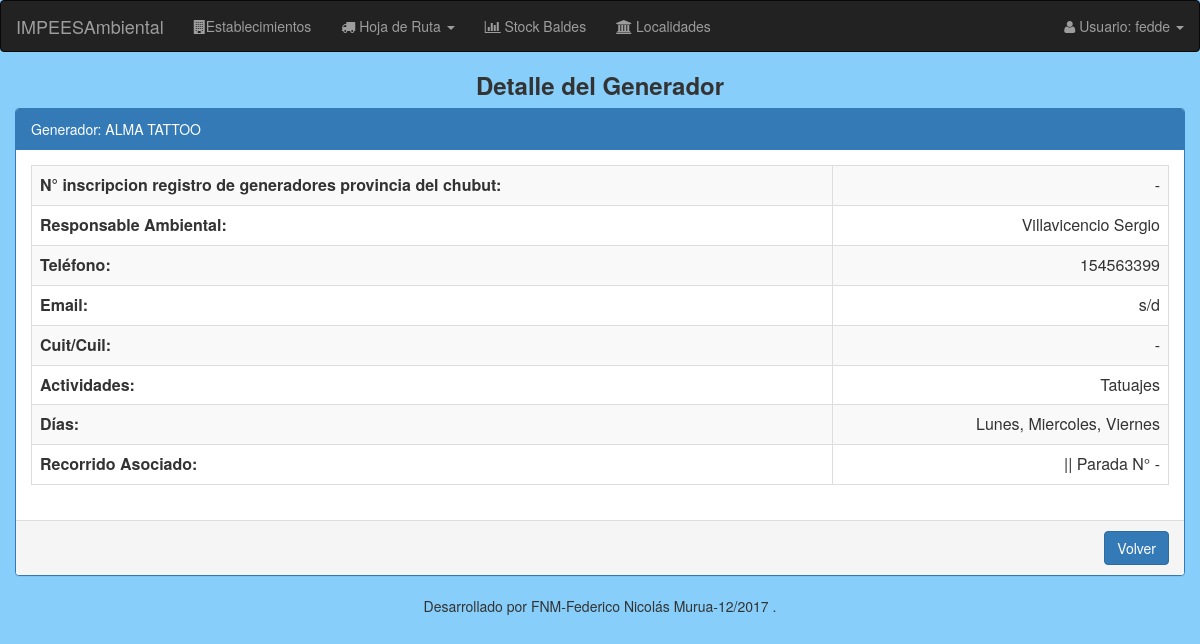
The page /generadores/detalle/generadores/1/ (signed in) on the database its author committed.
### modulo_I/models.py (models this page shows, shortened)
class EstablecimientoGenerador(models.Model):
    nro_inscripcion = models.BigIntegerField(unique=True, blank=True, null=True, default=None) # N° inscripcion registro de generadores provincia del chubut
    activo = models.BooleanField(default=False)
    razon_social = models.CharField(max_length=50)
    direccion = models.CharField(max_length=100)
    tipo_actividad = MultiSelectField(choices=sorted(Actividades), blank=True, null=True)
    recoleccion = MultiSelectField(choices=Dias, blank=True, null=True)
    localidad = models.ForeignKey('Localidad', null=True, on_delete=models.SET_NULL)
    telefono = models.CharField(max_length=50, blank=True, null=True)
    email = models.CharField(max_length=200, blank=True, null=True)
    responsable_ambiental = models.CharField(max_length=50, blank=True, null=True)
    cuit = models.CharField(max_length=20, blank=True, null=True)
    recorrido = models.ForeignKey('Recorrido', blank=True, null=True, on_delete=models.SET_NULL)
    nro_parada = models.IntegerField(validators=[MinValueValidator(1)], blank=True, null=True)
    recorrido_extra = models.ForeignKey('Recorrido', blank=True, null=True, on_delete=models.SET_NULL, related_name="recorrido_extra")
    nro_parada_extra = models.IntegerField(validators=[MinValueValidator(1)], blank=True, null=True)

### modulo_I/views.py (the view)
@login_required
def detalle_generadores(request, nro_generador):
    generador = EstablecimientoGenerador.objects.get(id=nro_generador)
    return render(request, 'establecimiento/generador_detalle.html', {'generador': generador})

### modulo_I/templates/establecimiento/generador_detalle.html (shortened to what this page needs)
{% extends "base/base_detalle.html" %}
{% load staticfiles %}
{% load staticfiles bootstrap3 %}
{% block header-title %}Detalle del Generador{% endblock %}
{% block panel-heading %}
  Generador: {{generador.razon_social}}
{% endblock %}
{% block detalle %}
  <table class="table table-striped table-bordered">
      <tbody>
          <tr>
              <th>N° inscripcion registro de generadores provincia del chubut:</th>
              <td style="text-align:right;"> {{ generador.nro_inscripcion|default_if_none:"-" }}</td>
          </tr>
          <tr>
              <th>Responsable Ambiental:</th>
              <td style="text-align:right;"> {{ generador.responsable_ambiental|default_if_none:"-" }}</td>
          </tr>
          <tr>
              <th>Teléfono:</th>
              <td style="text-align:right;"> {{ generador.telefono|default_if_none:"-" }}</td>
          </tr>
          <tr>
              <th>Email:</th>
              <td style="text-align:right;"> {{ generador.email|default_if_none:"-" }}</td>
          </tr>
          <tr>
              <th>Cuit/Cuil:</th>
              <td style="text-align:right;"> {{ generador.cuit|default_if_none:"-" }}</td>
          </tr>
          <tr>
              <th>Actividades:</th>
              <td style="text-align:right;"> {{ generador.get_tipo_actividad_display|default_if_none:"-" }}</td>
          </tr>
          <tr>
              <th>Días:</th>
              <td style="text-align:right;"> {{ generador.get_recoleccion_display|default_if_none:"-" }}</td>
          </tr>
          <tr>
              <th>Recorrido Asociado:</th>
              <td style="text-align:right;"> {% for recorrido in generador.recorrido.all %}{{ recorrido }}, {% endfor %} || Parada N° {{ generador.nro_parada|default_if_none:"-" }}</td>
          </tr>
      </tbody>
  </table>
{% endblock %}
{% block url-volver %}
  {% url 'generadores:listado_generadores' %}
{% endblock %}

### templates/base/nav.html (shortened to what this page needs)
<nav class="navbar navbar-inverse">
  <div class="container-fluid">
    <div class="navbar-header">
      <a class="navbar-brand" href="#" >IMPEESAmbiental</a>
    </div>
    <ul class="nav navbar-nav">
      <li><a href="{% url 'generadores:listado_generadores' %}"><i class="fa fa-building"></i>Establecimientos</a><li>
      <li class="dropdown"><a class="dropdown-toggle" data-toggle="dropdown" href="#"><i class="fa fa-truck"></i> Hoja de Ruta <span class="caret"></span></a>
      </li>
      <li><a href="{% url 'baldes:listado_baldes' %}"><i class="fa fa-bar-chart-o"></i> Stock Baldes</a><li>
      <li><a href="{% url 'localidades:listado_localidades' %}"><i class="fa fa-institution"></i> Localidades</a><li>
    </ul>
    <ul class="nav navbar-nav navbar-right">
      <li class="dropdown"><a class="dropdown-toggle" data-toggle="dropdown" href="#"><i class="fa fa-user"></i> Usuario: {{user.get_username}} <span class="caret"></span></a>
      </li>
    </ul>
  </div>
</nav>

### rows shown on the page
EstablecimientoGenerador: razon_social "ALMA TATTOO", nro_inscripcion "-", responsable_ambiental "Villavicencio Sergio", telefono "154563399", email "s/d", cuit "-", tipo_actividad "Tatuajes", recoleccion "Lunes, Miercoles, Viernes", nro_parada "-"

### other values the page prints
{{ user.get_username }} "fedde"
